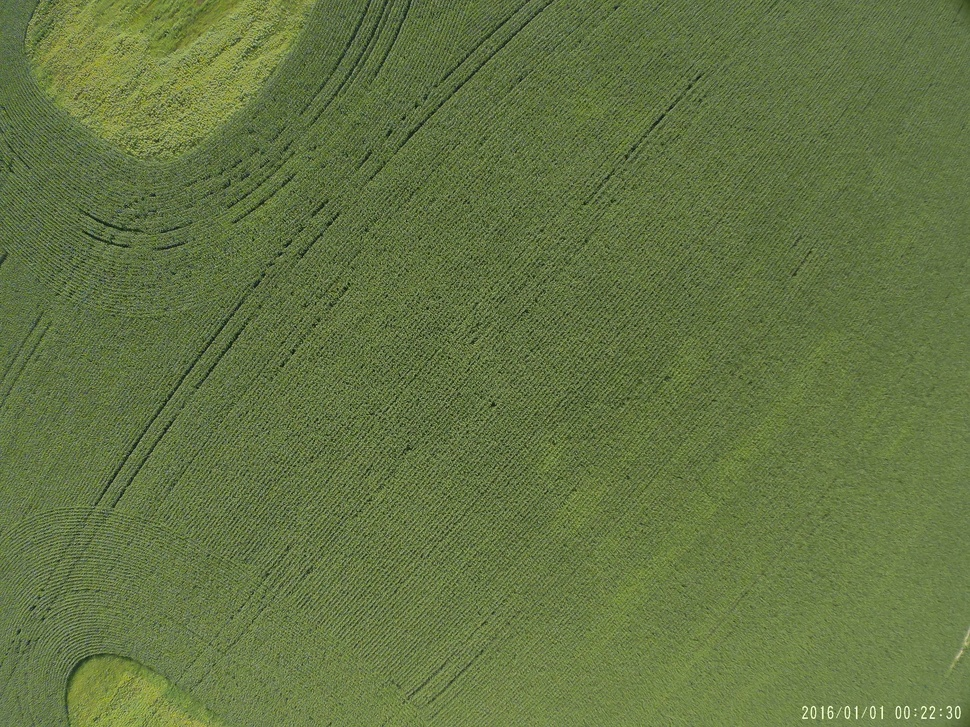
#> input picture task6/test2.JPG, 970 x 727 px, shrunk from 4032 x 3024 before the run, found by its file name
$ python test.py
#> lines starting #> are read from the running program, lines starting #| are printed output that depends on the picture
from PIL import Image, ImageDraw

img = Image.open('test2.jpg')
#> img is the input picture: PIL image 970x727 RGB; mean R, G, B 99.6, 116.4, 67.4

draw = ImageDraw.Draw(img)  # Інструмент для редагування фото.
width = img.size[0]  # Задаємо ширину.
#> width = 970
height = img.size[1]  # Задаємо висоту.
#> height = 727
pix = img.load()  # Вигружаємо значення пікселів.
w = int(width / 20)  # Число, на яке ділиться горизонтальна зона
#> w = 48
h = int(height / 11)-8  # Число, на яке ділиться вертикальна зона - 8 пікселів(рядок для інформації фото)
#> h = 58
count = red = green = blue = 0


def coloring(x, y):                             # фарбування необхідних зон
    for i in range((x - 1) * w, x * w):
        for j in range((y - 1) * h, y * h):
            a = pix[i, j][0]
            b = pix[i, j][1]
            c = pix[i, j][2]
            draw.point((i, j), (a-20, b, c + 70))


for x in range(1, 21):
    for i in range((x - 1) * w, x * w):
        for y in range(1, 12):
            for j in range((y - 1) * h, y * h):
                a = pix[i, j][0]
                b = pix[i, j][1]
                c = pix[i, j][2]
                if b > a and b > c and b < 160 and b > 60:
                    red += a
                    green += b
                    blue += c
                    count += 1
                else:
                    red += a - 25
                    blue += c + 25
                    green += b
                    count += 1

                if i == x * w - 1 and j == y * h - 1 and count != 0:
                    if red / count - blue / count > 35:
                        coloring(x, y)
                    count = red = green = blue = 0
#> after the loop, blue = 0; count = 0; green = 0; red = 0


del draw
img.show()
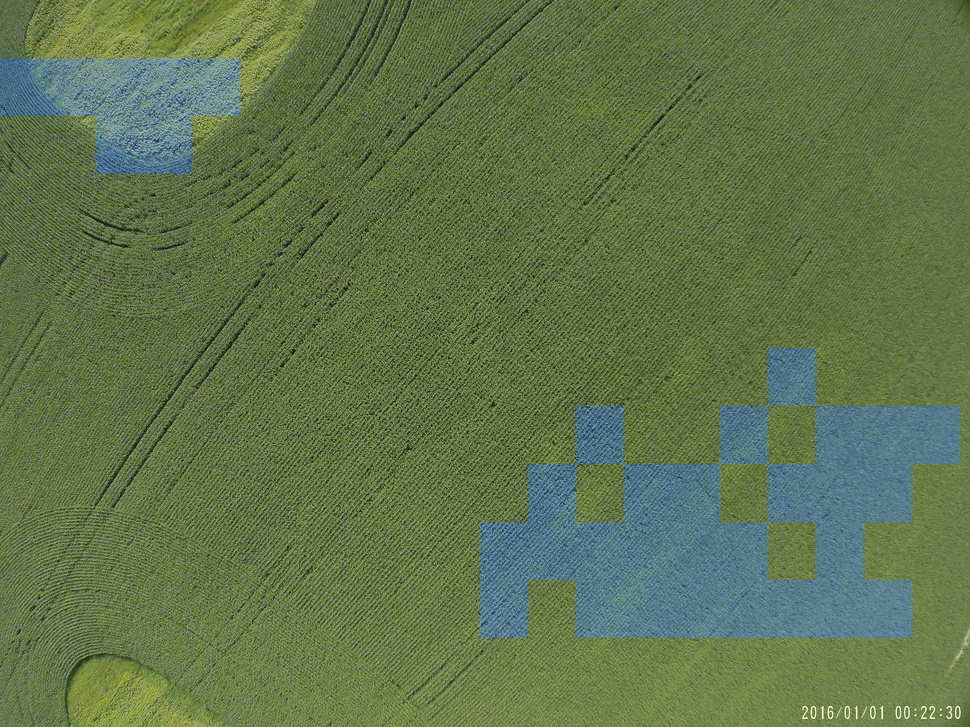
#> shown: PIL image 970x727 RGB; mean R, G, B 97, 116.4, 76.8

$ run again, with task6/test3.JPG copied over task6/test2.JPG
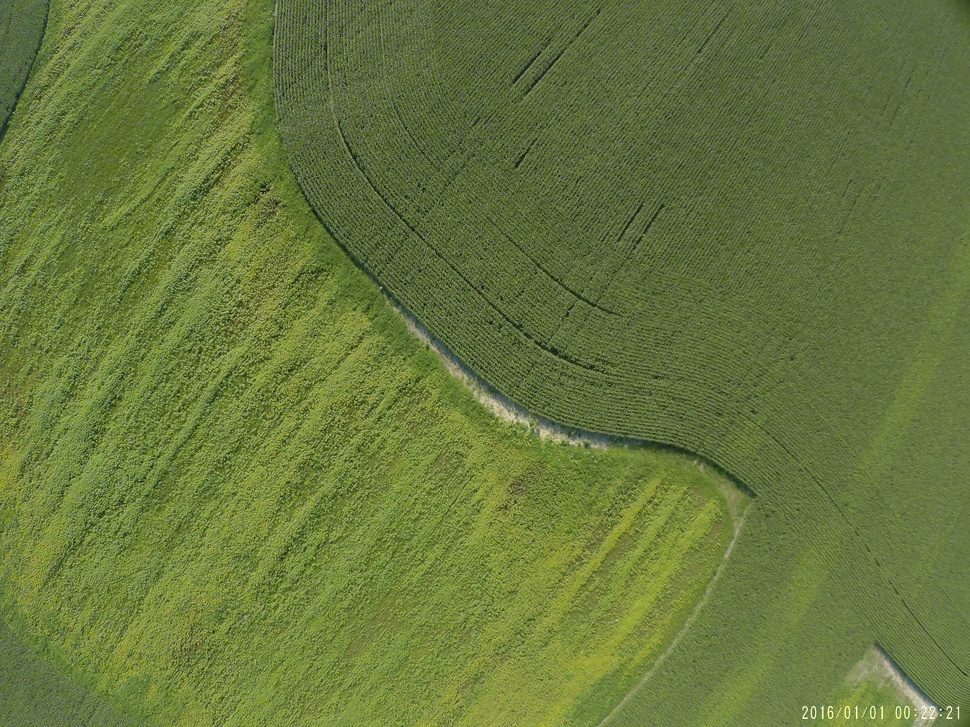
#> input picture task6/test3.JPG, 970 x 727 px, shrunk from 4032 x 3024 before the run, found by its file name
#> img is the input picture: PIL image 970x727 RGB; mean R, G, B 102.6, 119.6, 60.9
#> after the loop `for x in range(1, 21):`: blue = 0
#> `img.show()`:
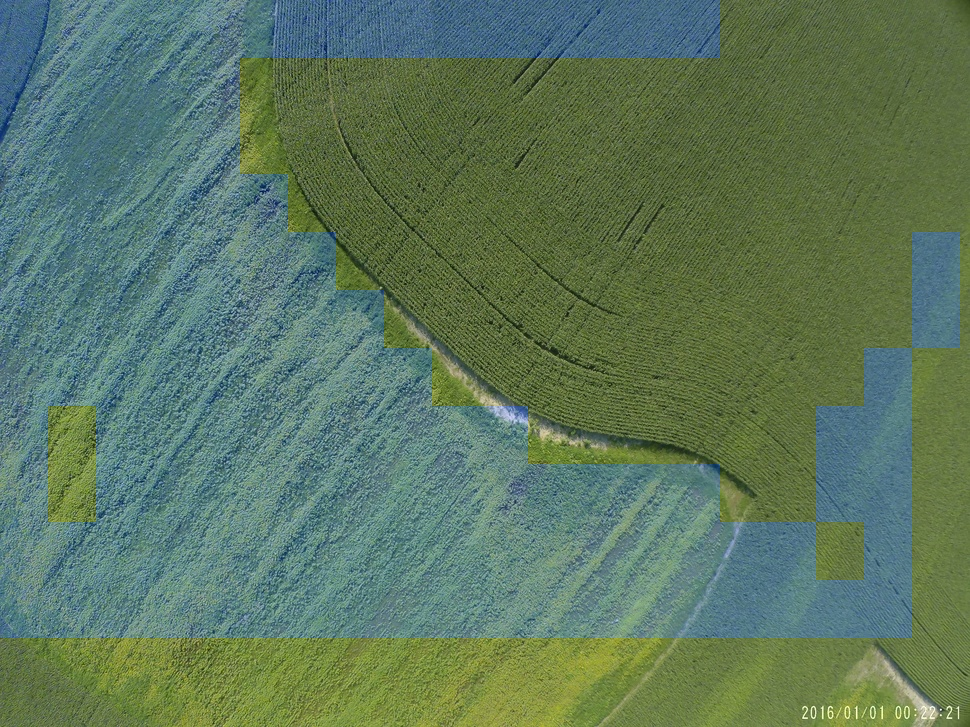
#> shown: PIL image 970x727 RGB; mean R, G, B 92.8, 119.6, 94.9
